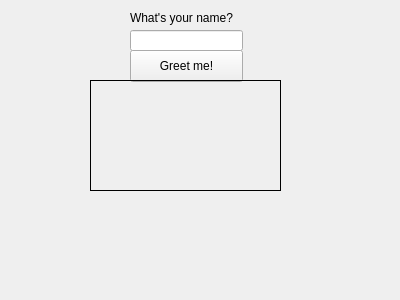
<?xml version="1.0" encoding="UTF-8"?>
<ui version="4.0">
 <class>MainWindow</class>
 <widget class="QMainWindow" name="MainWindow">
  <property name="geometry">
   <rect>
    <x>0</x>
    <y>0</y>
    <width>400</width>
    <height>300</height>
   </rect>
  </property>
  <property name="windowTitle">
   <string>MainWindow</string>
  </property>
  <widget class="QWidget" name="centralWidget">
   <widget class="QLabel" name="label">
    <property name="geometry">
     <rect>
      <x>130</x>
      <y>10</y>
      <width>121</width>
      <height>16</height>
     </rect>
    </property>
    <property name="text">
     <string>What's your name?</string>
    </property>
   </widget>
   <widget class="QLineEdit" name="edtName">
    <property name="geometry">
     <rect>
      <x>130</x>
      <y>30</y>
      <width>113</width>
      <height>21</height>
     </rect>
    </property>
   </widget>
   <widget class="QPushButton" name="btnGreet">
    <property name="geometry">
     <rect>
      <x>130</x>
      <y>50</y>
      <width>113</width>
      <height>32</height>
     </rect>
    </property>
    <property name="text">
     <string>Greet me!</string>
    </property>
   </widget>
   <widget class="QLabel" name="lblGreeting">
    <property name="geometry">
     <rect>
      <x>90</x>
      <y>80</y>
      <width>191</width>
      <height>111</height>
     </rect>
    </property>
    <property name="frameShape">
     <enum>QFrame::Box</enum>
    </property>
    <property name="text">
     <string/>
    </property>
    <property name="wordWrap">
     <bool>true</bool>
    </property>
   </widget>
  </widget>
 </widget>
 <layoutdefault spacing="6" margin="11"/>
 <resources/>
 <connections/>
</ui>
